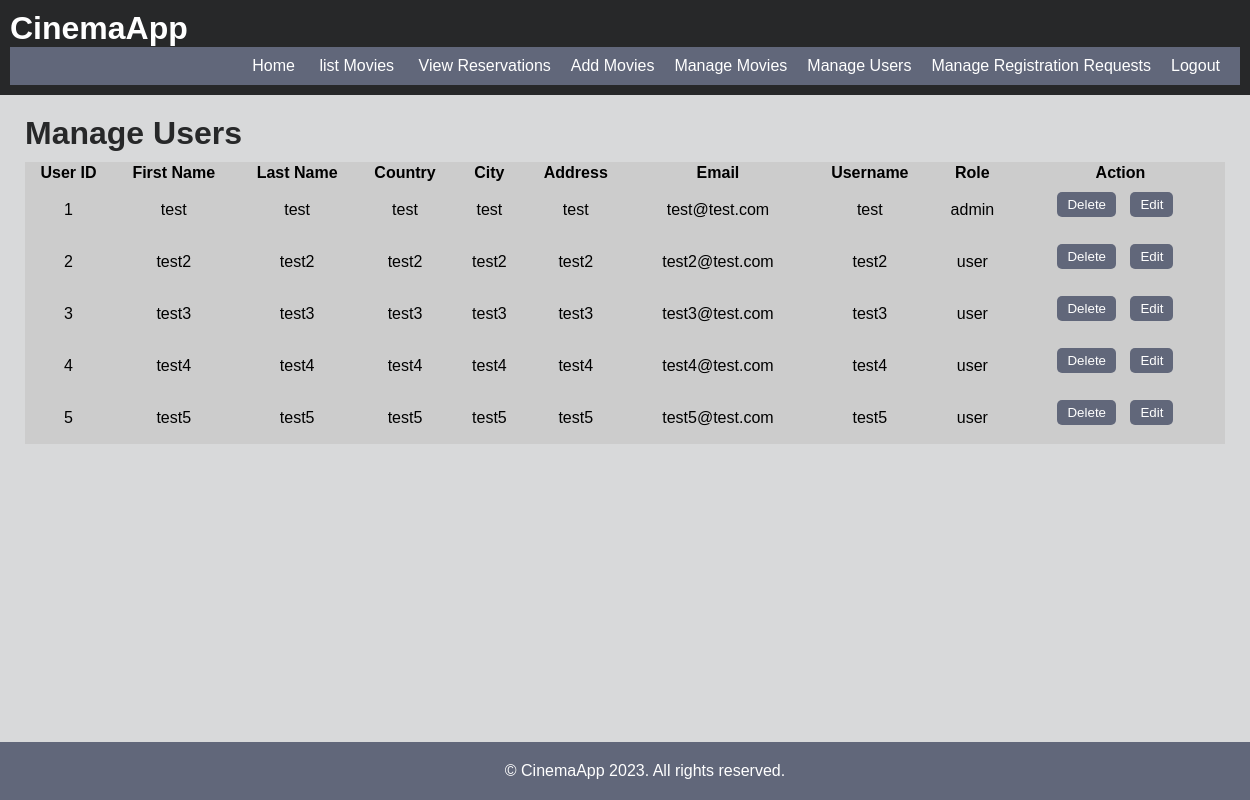
Page /Cinema/php/manage_users.php (signed in) on the committed database.
### tables this page shows
CREATE TABLE `users` (
  `userid` int(11) NOT NULL,
  `firstname` varchar(50) DEFAULT NULL,
  `lastname` varchar(50) DEFAULT NULL,
  `country` varchar(50) DEFAULT NULL,
  `city` varchar(50) DEFAULT NULL,
  `address` varchar(100) DEFAULT NULL,
  `email` varchar(100) DEFAULT NULL,
  `username` varchar(50) DEFAULT NULL,
  `password` varchar(100) DEFAULT NULL,
  `role` varchar(20) DEFAULT NULL
);

### Cinema/php/manage_users.php (the view, shortened to what this page needs)
<?php
require_once "config.php";
$selectQuery = "SELECT userid, firstname, lastname, country, city, address, email, username, role FROM users";
$result = mysqli_query($link, $selectQuery);
$users = [];
if ($result) {
    while ($row = mysqli_fetch_assoc($result)) {
        $users[] = $row;
    }
}
?>
<!DOCTYPE html>
<html>
<head>
    <link rel="stylesheet" href="../css/styles.css">
</head>
<body>
    <header>
        <h1>
            <a name="logo" href="index.php">CinemaApp</a>
        </h1>
        <nav>
            <a href="index.php">Home</a>
            <a href="view_movies.php">list Movies</a>
            <?php
                if (isset($_SESSION['loggedin']) && $_SESSION['loggedin'] === true) {
                    if (isset($_SESSION['role']) && $_SESSION['role'] === 'user') {
                        echo '<a href="create_reservation.php">Create Reservation</a>';
                        echo '<a href="user_view_reservations.php">My Reservations</a>';
                    } elseif (isset($_SESSION['role']) && $_SESSION['role'] === 'admin') {
                        echo '<a href="view_reservations.php">View Reservations</a>';
                        echo '<a href="create_product.php">Add Movies</a>';
                        echo '<a href="manage_products.php">Manage Movies</a>';
                        echo '<a href="manage_users.php">Manage Users</a>';
                        echo '<a href="registration_requests.php">Manage Registration Requests</a>';
                    }
                    echo '<a href="logout.php">Logout</a>';
                } else {
                    echo '<a href="login.php">Login</a>';
                    echo '<a href="register.php">Register</a>';
                }
            ?>
        </nav>
    </header>
    <div class="container">
        <h1>Manage Users</h1>
        <table>
            <tr>
                <th>User ID</th>
                <th>First Name</th>
                <th>Last Name</th>
                <th>Country</th>
                <th>City</th>
                <th>Address</th>
                <th>Email</th>
                <th>Username</th>
                <th>Role</th>
                <th>Action</th>
            </tr>
            <?php foreach ($users as $user) { ?>
                <tr>
                    <td><?php echo $user['userid']; ?></td>
                    <td><?php echo $user['firstname']; ?></td>
                    <td><?php echo $user['lastname']; ?></td>
                    <td><?php echo $user['country']; ?></td>
                    <td><?php echo $user['city']; ?></td>
                    <td><?php echo $user['address']; ?></td>
                    <td><?php echo $user['email']; ?></td>
                    <td><?php echo $user['username']; ?></td>
                    <td><?php echo $user['role']; ?></td>
                    <td>
                        <form class="action-form" method="post">
                            <button type="submit" name="delete_user">Delete</button>
                        </form>
                        <form class="action-form" action="update_user.php" method="get">
                            <button type="submit">Edit</button>
                        </form>
                    </td>
                </tr>
            <?php } ?>
        </table>
    </div>
    <footer>
        <p>&copy; CinemaApp 2023. All rights reserved.</p>
    </footer>
</body>
</html>

### Cinema/css/styles.css (style rules this page uses)
body, h1, h2, h3, p, ul, li { margin: 0; padding: 0; }
body { font-family: Arial, sans-serif; background-color: #D8D9DA; }
a { color: #fff; text-decoration: none; }
.container { max-width: 1200px; margin: 0 auto; padding: 20px; }
header { background-color: #272829; color: #fff; text-align: left; padding: 10px; }
header h1 { margin: 0; color: #FFF6E0; }
nav { background-color: #61677A; color: #fff; text-align: right; padding: 10px; }
nav a { color: #fff; text-decoration: none; margin: 0 10px; }
h1, h2 { margin-bottom: 10px; color: #272829; }
form input[type="text"], form input[type="email"], form input[type="password"], form select, form button { width: 100%; padding: 10px; margin-bottom: 10px; border: 1px solid #ccc; border-radius: 5px; }
form button { background-color: #61677A; color: #fff; cursor: pointer; }
footer { background-color: #61677A; color: #fff; text-align: center; padding: 20px; position: absolute; bottom: 0; width: 100%; }
.action-form { display: inline-block; margin-right: 10px; }
.action-form button { padding: 5px 10px; background-color: #61677A; color: white; border: none; cursor: pointer; display: inline-block; }
table td { padding: 8px; }
table { background-color: #ccc; border-collapse: collapse; width: 100%; border: 1px solid #ccc; }
table th, table td { border: 1px solid #ccc; text-align: center; }

### rows in the picture
users: userid "1", firstname "test", lastname "test", country "test", city "test", address "test", email "test@test.com", username "test", role "admin"
users: userid "2", firstname "test2", lastname "test2", country "test2", city "test2", address "test2", email "test2@test.com", username "test2", role "user"
users: userid "3", firstname "test3", lastname "test3", country "test3", city "test3", address "test3", email "test3@test.com", username "test3", role "user"
users: userid "4", firstname "test4", lastname "test4", country "test4", city "test4", address "test4", email "test4@test.com", username "test4", role "user"
users: userid "5", firstname "test5", lastname "test5", country "test5", city "test5", address "test5", email "test5@test.com", username "test5", role "user"
